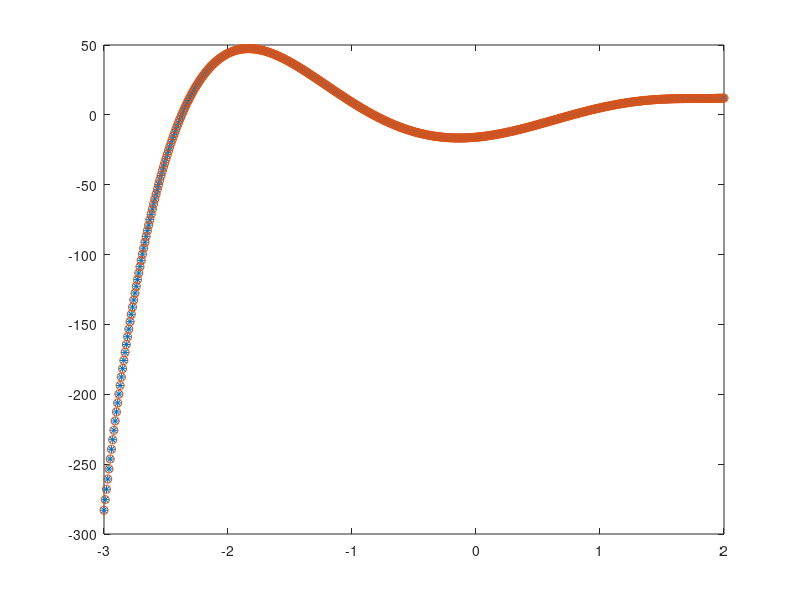

MATLAB code for this plot:
clear all
clc
r=[2,-4,-12,27,8,-16];
c=roots(r)
x=-3:.01:2;
f=2*x.^5-4*x.^4-12*x.^3+27*x.^2+8*x-16;
y=polyval(r,x);
plot(x,f,'*',x,y,'o')